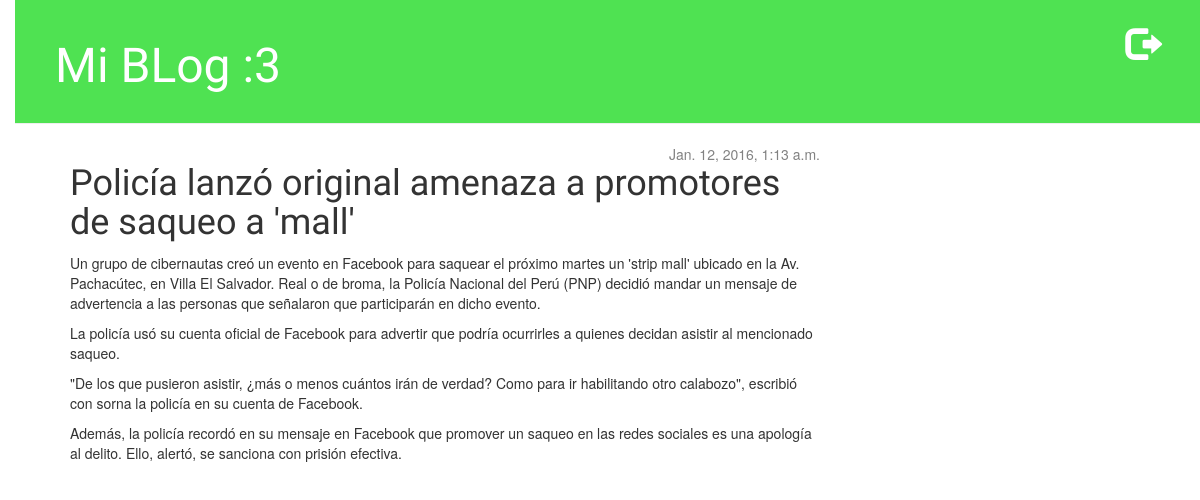
/post/5/, run on the app's committed database.
### blog/models.py (models this page shows, shortened)
class Post(models.Model):
	autor=models.ForeignKey('auth.User')
	titulo=models.CharField(max_length=200)
	texto=models.TextField()
	creacion_fecha=models.DateTimeField(default=timezone.now)
	publicacion_fecha=models.DateTimeField(blank=True,null=True)

### blog/views.py (the view)
# urls.py: url(r'^post/(?P<post_pk>[0-9]+)/$', views.post_detalle,name='post_detalle'),
def post_detalle(request,post_pk):
	post=get_object_or_404(Post,pk=post_pk)
	return render(request, 'blog/post_detalle.html',{'post':post})

### blog/templates/blog/post_detalle.html (shortened to what this page needs)
{% extends 'blog/base.html' %}
    {% block content %}
        <div class="date">
	        {% if post.publicacion_fecha %}
	            {{ post.publicacion_fecha }}
	        {% else %}
	        	<a class="btn btn-default" href="{% url 'blog.views.post_publicar' post_pk=post.pk %}">publicar</a>
	        {% endif %}
        </div>
        <h1>{{ post.titulo }}</h1>
        <p>{{ post.texto|linebreaks }}</p>
    {% endblock %}

### blog/static/css/blog.css (style rules this page uses)
body { padding-left: 15px; }
h1, h2, h3, h4 { font-family: 'Roboto Condensed', cursive; }
.date { float: right; color: #828282; }

### data on the page
Post: publicacion_fecha "Jan. 12, 2016, 1:13 a.m.", titulo "Policía lanzó original amenaza a promotores de saqueo a 'mall'", texto "Un grupo de cibernautas creó un evento en Facebook para saquear el próximo martes un 'strip mall' ubicado en la Av. Pachacútec, en Villa El Salvador. Real o de broma, la Policía Nacional del Perú (PNP) decidió mandar un mensaje de advertencia a las personas que señalaron que participarán en dicho evento. La policía usó su cuenta oficial de Facebook para advertir que podría ocurrirles a quienes decidan asistir al mencionado saqueo. \"De los que pusieron asistir, ¿más o menos cuántos irán de verdad? Como para ir habilitando otro calabozo\", escribió con sorna la policía en su cuenta de Facebook. Además, la policía recordó en su mensaje en Facebook que promover un saqueo en las redes sociales es…"
